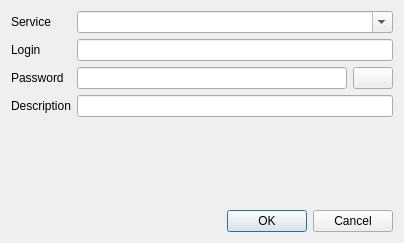
<?xml version="1.0" encoding="UTF-8"?>
<ui version="4.0">
 <class>DialogEdit</class>
 <widget class="QDialog" name="DialogEdit">
  <property name="geometry">
   <rect>
    <x>0</x>
    <y>0</y>
    <width>404</width>
    <height>243</height>
   </rect>
  </property>
  <property name="windowTitle">
   <string>Moolticute Credential</string>
  </property>
  <layout class="QVBoxLayout" name="verticalLayout">
   <item>
    <layout class="QFormLayout" name="formLayout">
     <item row="0" column="0">
      <widget class="QLabel" name="label">
       <property name="text">
        <string>Service</string>
       </property>
      </widget>
     </item>
     <item row="0" column="1">
      <widget class="QComboBox" name="comboBoxService">
       <property name="editable">
        <bool>true</bool>
       </property>
      </widget>
     </item>
     <item row="1" column="0">
      <widget class="QLabel" name="label_2">
       <property name="text">
        <string>Login</string>
       </property>
      </widget>
     </item>
     <item row="1" column="1">
      <widget class="QLineEdit" name="lineEditLogin"/>
     </item>
     <item row="2" column="0">
      <widget class="QLabel" name="label_3">
       <property name="text">
        <string>Password</string>
       </property>
      </widget>
     </item>
     <item row="3" column="0">
      <widget class="QLabel" name="label_4">
       <property name="text">
        <string>Description</string>
       </property>
      </widget>
     </item>
     <item row="3" column="1">
      <widget class="QLineEdit" name="lineEditDesc"/>
     </item>
     <item row="2" column="1">
      <layout class="QHBoxLayout" name="horizontalLayout_2">
       <item>
        <widget class="QLineEdit" name="lineEditPass"/>
       </item>
       <item>
        <widget class="QPushButton" name="pushButtonGen">
         <property name="toolTip">
          <string>Generate a password</string>
         </property>
        </widget>
       </item>
      </layout>
     </item>
    </layout>
   </item>
   <item>
    <widget class="QDialogButtonBox" name="buttonBox">
     <property name="orientation">
      <enum>Qt::Horizontal</enum>
     </property>
     <property name="standardButtons">
      <set>QDialogButtonBox::Cancel|QDialogButtonBox::Ok</set>
     </property>
    </widget>
   </item>
  </layout>
 </widget>
 <resources/>
 <connections>
  <connection>
   <sender>buttonBox</sender>
   <signal>accepted()</signal>
   <receiver>DialogEdit</receiver>
   <slot>accept()</slot>
   <hints>
    <hint type="sourcelabel">
     <x>248</x>
     <y>254</y>
    </hint>
    <hint type="destinationlabel">
     <x>157</x>
     <y>274</y>
    </hint>
   </hints>
  </connection>
  <connection>
   <sender>buttonBox</sender>
   <signal>rejected()</signal>
   <receiver>DialogEdit</receiver>
   <slot>reject()</slot>
   <hints>
    <hint type="sourcelabel">
     <x>316</x>
     <y>260</y>
    </hint>
    <hint type="destinationlabel">
     <x>286</x>
     <y>274</y>
    </hint>
   </hints>
  </connection>
 </connections>
</ui>
